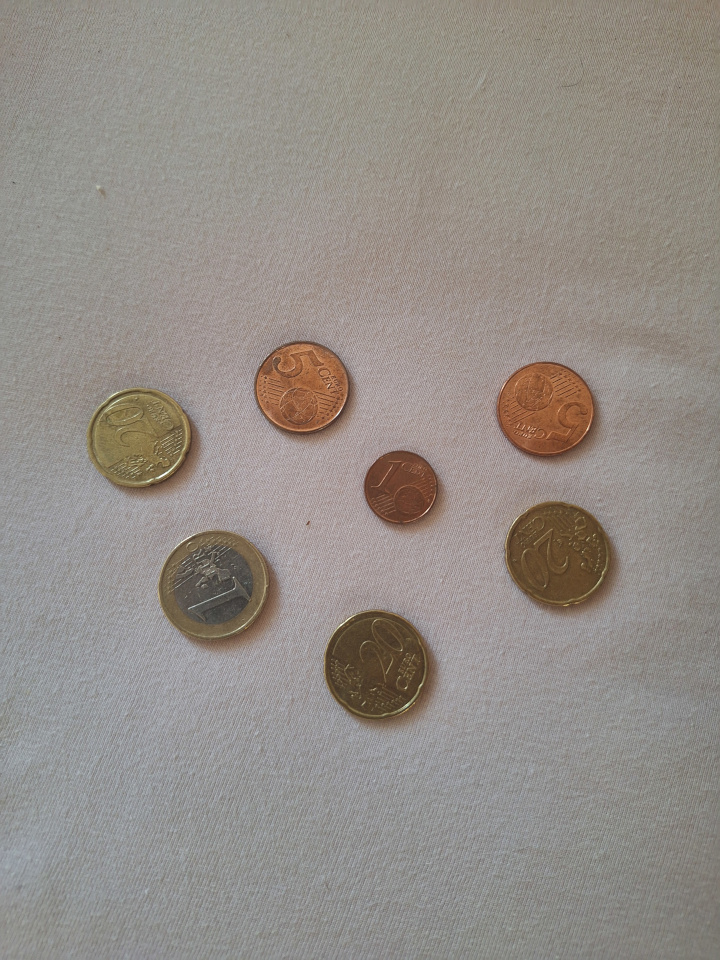
#> input picture How-many-coins/Data/Image1.jpg, 720 x 960 px
$ python -i coin_counter.py   (imports and definitions only)
#> lines starting #> are read from the running program, lines starting #| are printed output that depends on the picture; after the words box and inside, x2 and y2 are one past the last pixel; in counts of white or black regions, pixels touching at a corner belong together
#> further down, picture is the input picture: shape (960, 720, 3); mean B, G, R 135.6, 141.4, 147.6
# coding: utf-8

import cv2
import numpy as np
def coin_counter(image):
    gray = cv2.cvtColor(image, cv2.COLOR_BGR2GRAY)
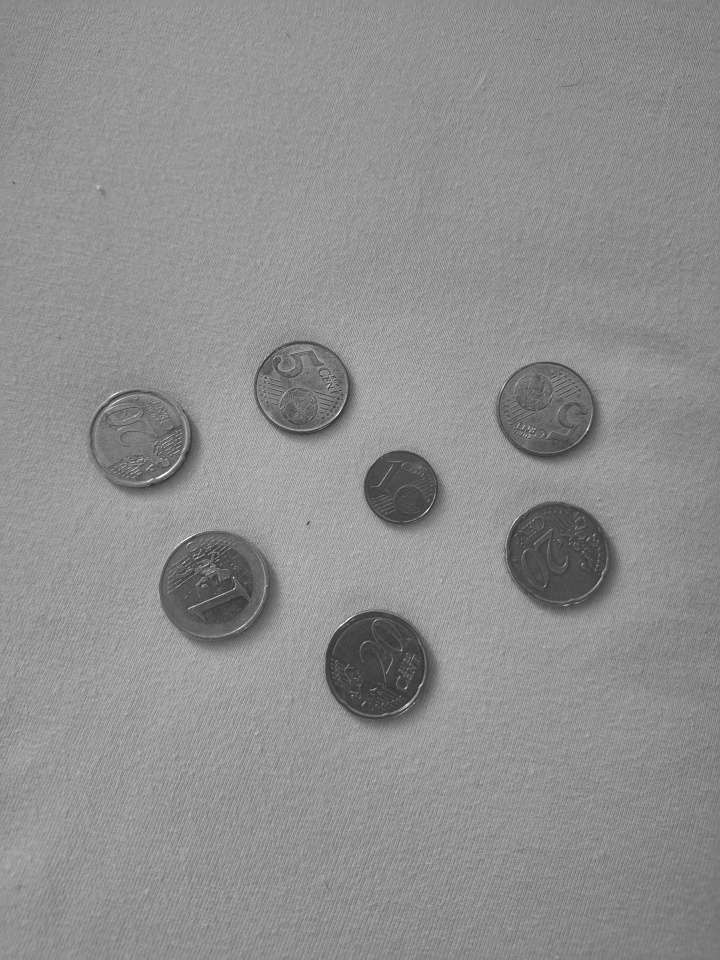
#> gray: shape (960, 720); min 44, max 255, mean 142.6

    # Apply Otsu's thresholding
    _, binary = cv2.threshold(gray, 0, 255, cv2.THRESH_OTSU)
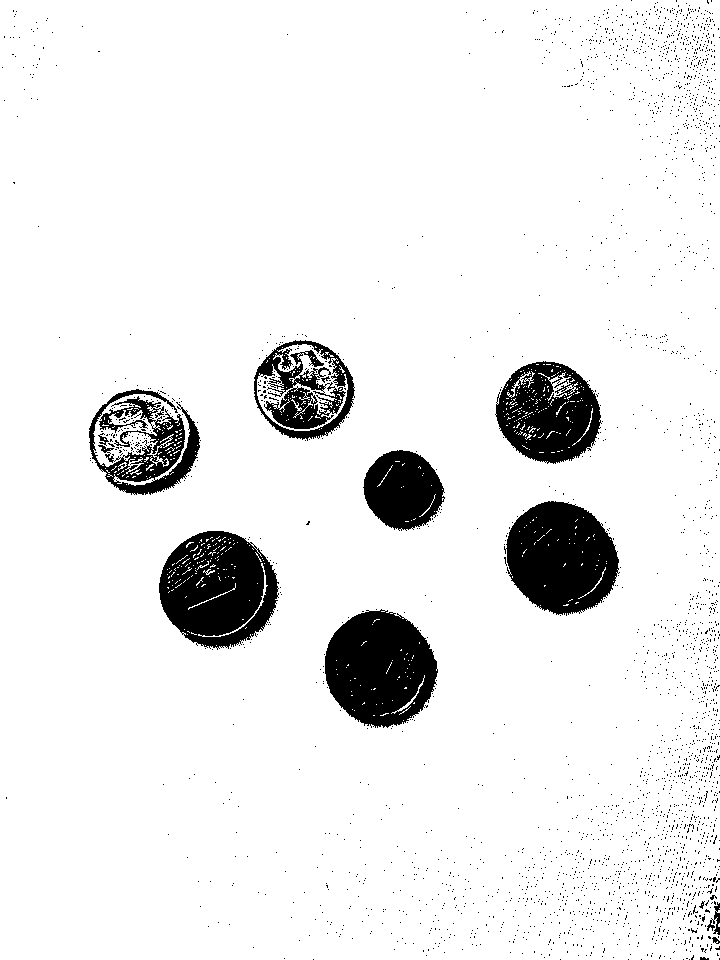
#> binary: shape (960, 720); 92% white; 2680 black regions (2667 under 20 px), largest, box (x1, y1, x2, y2) and area: (159, 531, 279, 650) 9967, (325, 609, 438, 728) 9845, (504, 501, 620, 616) 9616
    kernel = np.ones((3, 3), np.uint8)
    # Apply Erosion technique to remove noise
    eroded = cv2.erode(binary, kernel, iterations=1)
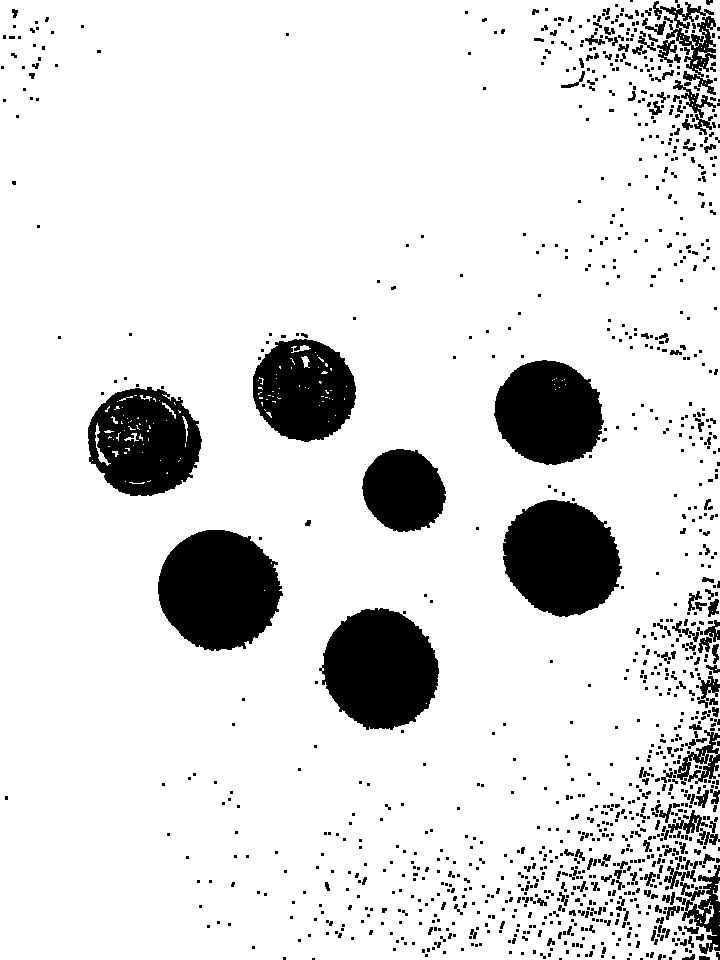
#> eroded: shape (960, 720); 87.3% white; 1174 black regions (964 under 20 px), largest, box (x1, y1, x2, y2) and area: (158, 530, 283, 651) 11447, (319, 608, 439, 730) 10811, (503, 500, 622, 617) 10522
    eroded = cv2.medianBlur(eroded, 7)
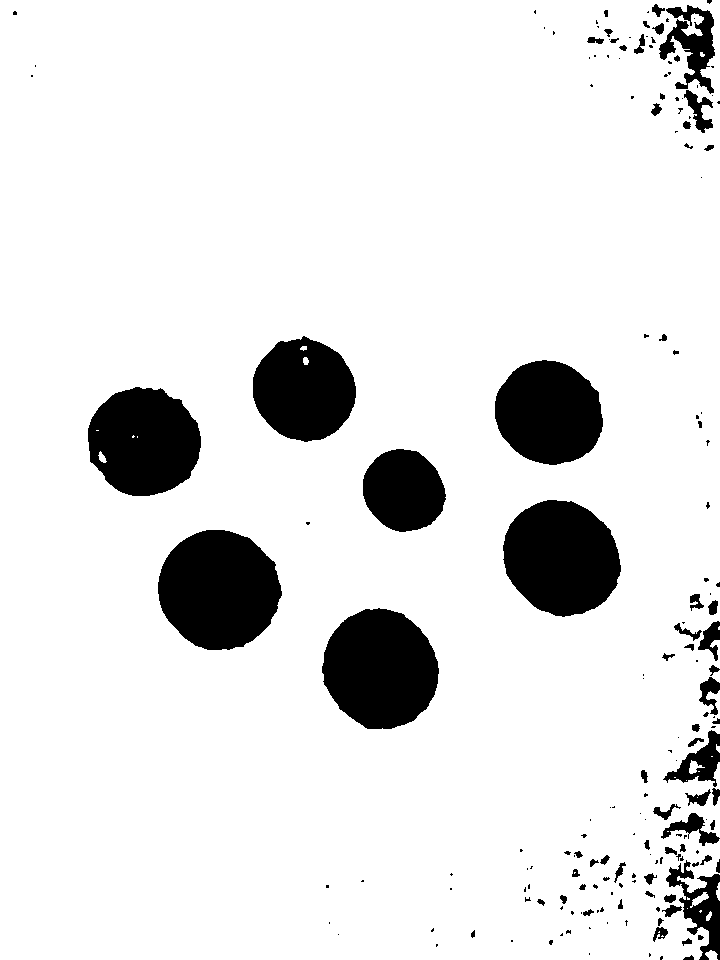
#> eroded: shape (960, 720); 89% white; 182 black regions (110 under 20 px), largest, box (x1, y1, x2, y2) and area: (158, 530, 282, 650) 11430, (322, 608, 439, 729) 10795, (503, 500, 621, 617) 10510
    kernel = np.ones((3, 3), np.uint8)
    # Apply Dilation technique to fill coins
    # Apply Dilation on `eroded` variable and make sure the iterations been 3 times
    dilated = cv2.dilate(eroded, kernel, iterations=3)
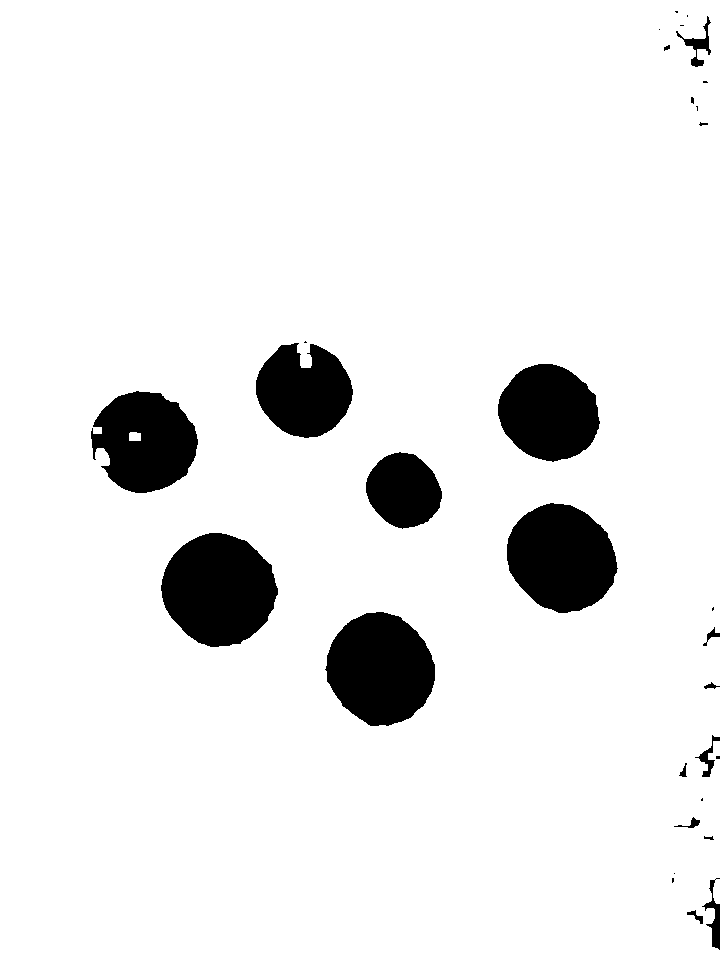
#> dilated: shape (960, 720); 91.8% white; 31 black regions (13 under 20 px)
    contours, _ = cv2.findContours(dilated, cv2.RETR_LIST, cv2.CHAIN_APPROX_SIMPLE)
#> contours = 30 contours, 13 with area under 20; largest, box (x1, y1, x2, y2) and area: (0, 0, 720, 960) 688525, (160, 532, 279, 648) 10154, (324, 611, 436, 727) 9550, (506, 502, 619, 614) 9287, (90, 390, 199, 494) 8168

    # Filter contours by area to remove noise (we only select those contours which their area is more than 4000)
    min_area = 4000 # Adjust this based on your coin size
    max_area = 40000
    filtered_contours = [cnt for cnt in contours if max_area > cv2.contourArea(cnt) > min_area]
#> filtered_contours = 7 contours; box (x1, y1, x2, y2) and area: (160, 532, 279, 648) 10154, (324, 611, 436, 727) 9550, (506, 502, 619, 614) 9287, (90, 390, 199, 494) 8168, (497, 363, 601, 463) 7675, (255, 342, 354, 439) 6860, (365, 451, 443, 530) 4416
    return len(filtered_contours)

>>> import cv2
>>> picture = cv2.imread('../Data/Image1.jpg')
>>> result = coin_counter(picture)
#> result = 7

$ run again, on How-many-coins/Data/Image2.jpg
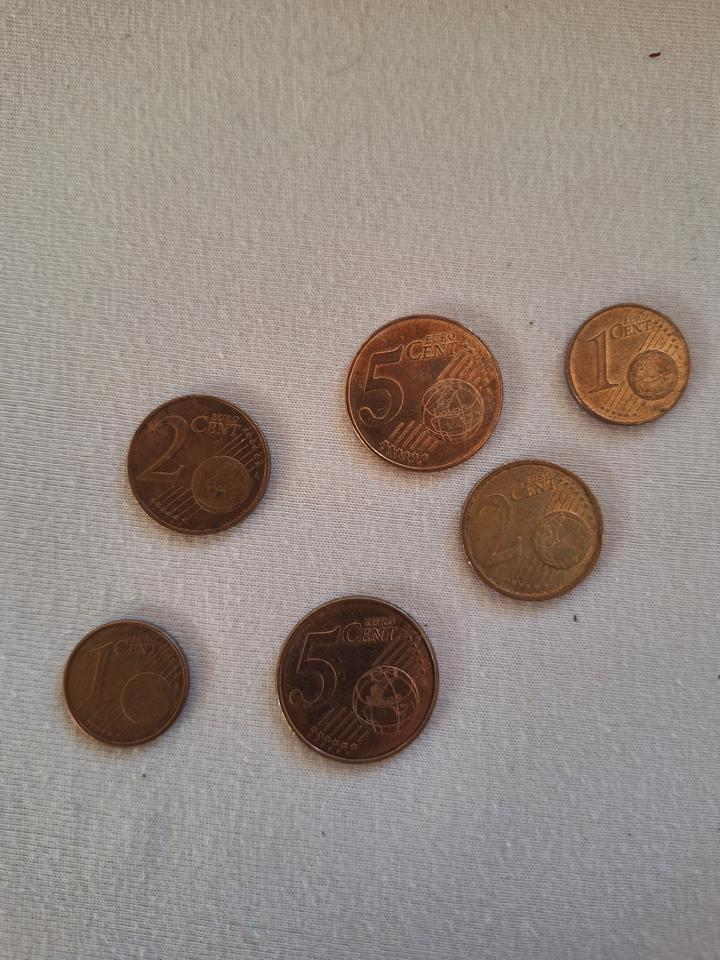
#> input picture How-many-coins/Data/Image2.jpg, 720 x 960 px
#> picture is the input picture: shape (960, 720, 3); mean B, G, R 130.6, 137.6, 149.1
#> in coin_counter, `_, binary = cv2.threshold(gray, 0, 255, cv2.THRESH_OTSU)`:
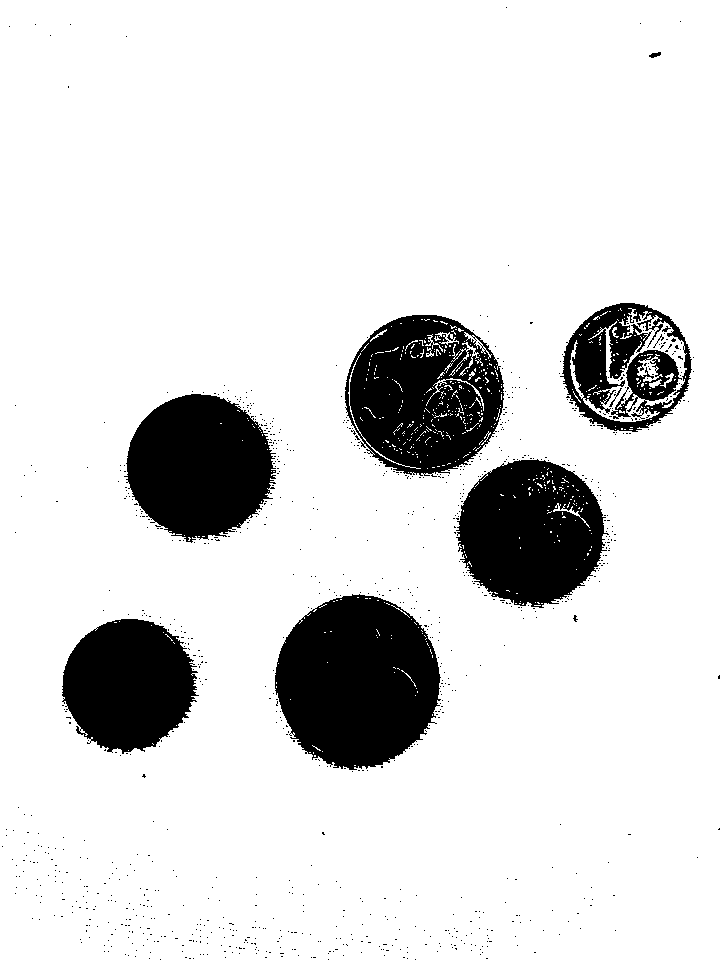
#> binary: shape (960, 720); 86% white; 991 black regions (981 under 20 px), largest, box (x1, y1, x2, y2) and area: (275, 594, 441, 770) 22109, (345, 315, 504, 477) 17845, (124, 394, 276, 543) 16422
#> in coin_counter, `dilated = cv2.dilate(eroded, kernel, iterations=3)`:
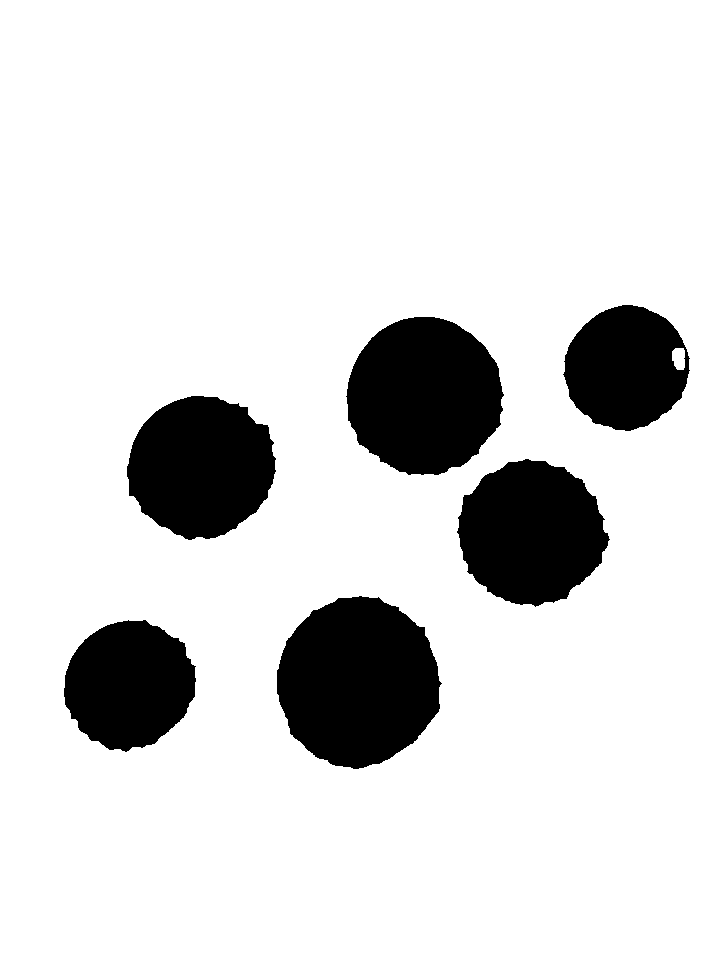
#> dilated: shape (960, 720); 85.8% white; 6 black regions
#> contours = 8 contours; box (x1, y1, x2, y2) and area: (0, 0, 720, 960) 689521, (276, 595, 443, 770) 21836, (345, 316, 505, 476) 19448, (456, 458, 611, 608) 16752, (126, 395, 277, 541) 16520, (63, 619, 197, 753) 13266, (562, 304, 691, 432) 12200, (672, 348, 685, 370) 220
#> filtered_contours = 6 contours; box (x1, y1, x2, y2) and area: (276, 595, 443, 770) 21836, (345, 316, 505, 476) 19448, (456, 458, 611, 608) 16752, (126, 395, 277, 541) 16520, (63, 619, 197, 753) 13266, (562, 304, 691, 432) 12200
#> result = 6
